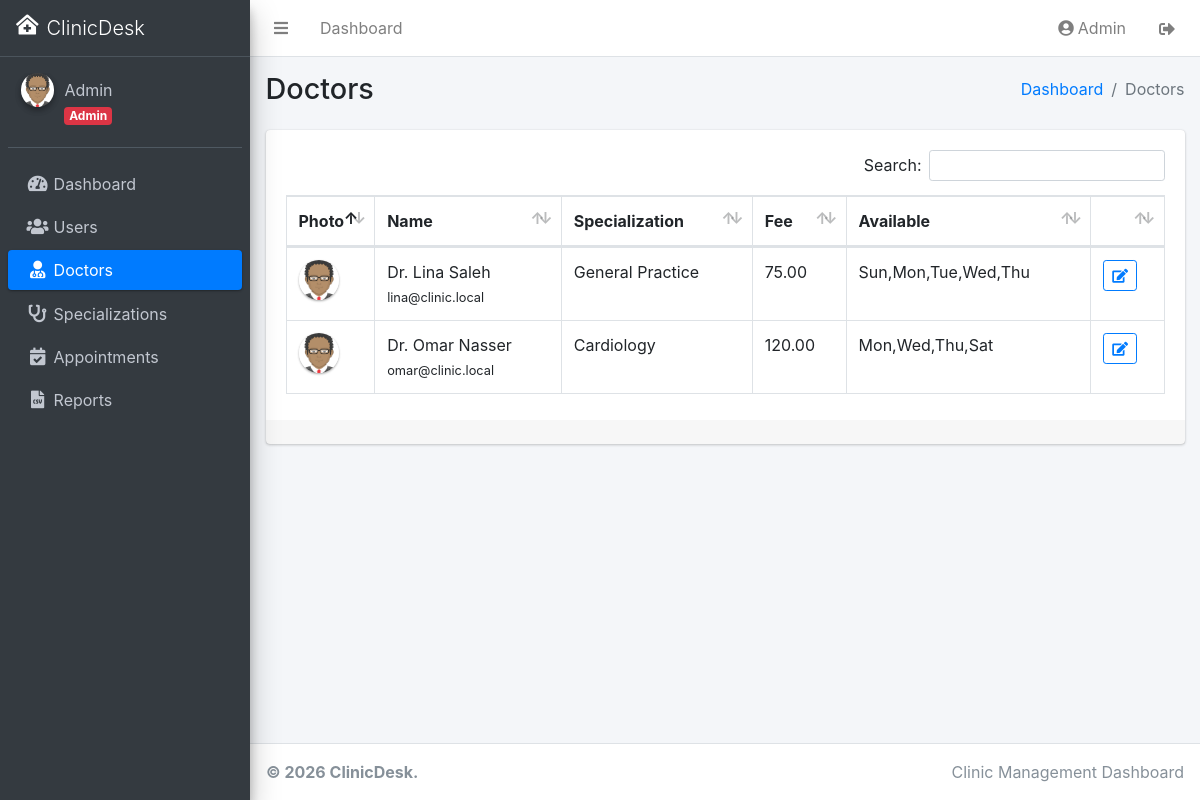
Page /index.php?page=doctors (signed in) on the committed database.
### tables this page shows
CREATE TABLE users (
  id INT UNSIGNED AUTO_INCREMENT PRIMARY KEY,
  name VARCHAR(120) NOT NULL,
  email VARCHAR(180) NOT NULL UNIQUE,
  password VARCHAR(255) NOT NULL,
  role ENUM("admin","doctor","patient") NOT NULL DEFAULT "patient",
  phone VARCHAR(20) DEFAULT NULL,
  avatar VARCHAR(255) DEFAULT NULL,
  is_active TINYINT(1) NOT NULL DEFAULT 1,
  created_at TIMESTAMP NOT NULL DEFAULT CURRENT_TIMESTAMP
);

CREATE TABLE doctors (
  id INT UNSIGNED AUTO_INCREMENT PRIMARY KEY,
  user_id INT UNSIGNED NOT NULL UNIQUE,
  specialization_id INT UNSIGNED NOT NULL,
  bio TEXT DEFAULT NULL,
  consultation_fee DECIMAL(8,2) NOT NULL DEFAULT 0.00,
  available_days VARCHAR(50) NOT NULL DEFAULT "Sun,Mon,Tue,Wed,Thu",
  FOREIGN KEY (user_id) REFERENCES users(id) ON DELETE CASCADE,
  FOREIGN KEY (specialization_id) REFERENCES specializations(id) ON DELETE RESTRICT
);

CREATE TABLE specializations (
  id INT UNSIGNED AUTO_INCREMENT PRIMARY KEY,
  name VARCHAR(100) NOT NULL UNIQUE
);

### core/helpers.php (called while the page is built, shortened)
<?php
function e(mixed $value): string
{
    return htmlspecialchars((string) $value, ENT_QUOTES, 'UTF-8');
}
function url(string $query = ''): string
{
    return BASE_URL . 'index.php' . ($query !== '' ? '?' . ltrim($query, '?') : '');
}
function asset(string $path): string
{
    return BASE_URL . 'public/' . ltrim($path, '/');
}
function upload_url(?string $path): string
{
    if (!$path) {
        return asset('assets/adminlte/dist/img/avatar.png');
    }
    return asset('uploads/' . ltrim($path, '/'));
}
function roleBadge(string $role): string
{
    return match ($role) {
        'admin' => 'danger',
        'doctor' => 'primary',
        default => 'success',
    };
}
function activeMenu(string $page, ?string $action = null): string
{
    $currentPage = $_GET['page'] ?? 'dashboard';
    if ($currentPage !== $page) {
        return '';
    }
    return 'active';
}
function view(string $path, array $data = []): void
{
    extract($data, EXTR_SKIP);
    require dirname(__DIR__) . '/views/' . $path . '.php';
}

### controllers/DoctorController.php (called while the page is built, shortened)
<?php
class DoctorController
{
    public function index(): void
    {
        $page = currentPage();
        $model = new DoctorModel();
        view('doctors/list', [
            'pageTitle' => 'Doctors',
            'doctors' => $model->getAllPaginated($page),
            'paginator' => new Paginator($model->countAll(), ITEMS_PER_PAGE, $page),
        ]);
    }
}

### index.php (called while the page is built, shortened)
<?php
require_once __DIR__ . '/core/helpers.php';
require_once __DIR__ . '/core/Database.php';
require_once __DIR__ . '/core/Auth.php';
require_once __DIR__ . '/models/BaseModel.php';
$action = $_GET['action'] ?? 'index';
$controller = new $routes[$page]();
$method = $action;
$controller->$method();

### core/Database.php (called while the page is built, shortened)
<?php
final class Database
{
    private static ?Database $instance = null;
    private mysqli $conn;
    private function __construct()
    {
        $this->conn = new mysqli(DB_HOST, DB_USER, DB_PASS, DB_NAME);
    }
    public static function getInstance(): self
    {
        if (self::$instance === null) {
            self::$instance = new self();
        }
        return self::$instance;
    }
    public function query(string $sql, string $types = '', array $params = []): mysqli_result|bool
    {
        $stmt = $this->conn->prepare($sql);
        if ($types !== '') {
            $refs = [$types];
            foreach ($params as $key => $value) {
                $refs[] = &$params[$key];
            }
            if (!call_user_func_array([$stmt, 'bind_param'], $refs)) {
                throw new RuntimeException('Database query parameters could not be bound.');
            }
        }
        if (!$stmt->execute()) {
            throw new RuntimeException('Database query failed.');
        }
        if (preg_match('/^\s*(SELECT|SHOW|DESCRIBE|EXPLAIN)\b/i', $sql)) {
            return $stmt->get_result();
        }
        return true;
    }
}

### core/Auth.php (called while the page is built, shortened)
<?php
final class Auth
{
    public static function currentUser(): ?array
    {
        return $_SESSION['user'] ?? null;
    }
    public static function id(): int
    {
        return (int) ($_SESSION['user']['id'] ?? 0);
    }
    public static function role(): string
    {
        return (string) ($_SESSION['user']['role'] ?? '');
    }
}

### models/BaseModel.php (called while the page is built, shortened)
<?php
abstract class BaseModel
{
    protected Database $db;
    public function __construct()
    {
        $this->db = Database::getInstance();
    }
    protected function execute(string $sql, string $types = '', array $params = []): mysqli_result|bool
    {
        return $this->db->query($sql, $types, $params);
    }
    protected function fetchOne(string $sql, string $types = '', array $params = []): ?array
    {
        $result = $this->execute($sql, $types, $params);
        $row = $result instanceof mysqli_result ? $result->fetch_assoc() : null;
        return $row ?: null;
    }
    protected function fetchAll(string $sql, string $types = '', array $params = []): array
    {
        $result = $this->execute($sql, $types, $params);
        return $result instanceof mysqli_result ? $result->fetch_all(MYSQLI_ASSOC) : [];
    }
}

### models/UserModel.php (called while the page is built, shortened)
<?php
class UserModel extends BaseModel
{
    public function findById(int $id): ?array
    {
        return $this->fetchOne('SELECT * FROM users WHERE id = ?', 'i', [$id]);
    }
}

### models/DoctorModel.php (called while the page is built, shortened)
<?php
class DoctorModel extends BaseModel
{
    private string $selectJoin = 'SELECT d.*, u.name, u.email, u.phone, u.avatar, s.name AS specialization
        FROM doctors d
        INNER JOIN users u ON u.id = d.user_id
        INNER JOIN specializations s ON s.id = d.specialization_id';
    public function getAllPaginated(int $page): array
    {
        return $this->fetchAll(
            $this->selectJoin . ' ORDER BY u.name ASC LIMIT ? OFFSET ?',
            'ii',
            [ITEMS_PER_PAGE, max(0, ($page - 1) * ITEMS_PER_PAGE)]
        );
    }
}

### views/doctors/list.php (the view, shortened to what this page needs)
<?php
require dirname(__DIR__) . '/partials/header.php';
require dirname(__DIR__) . '/partials/navbar.php';
require dirname(__DIR__) . '/partials/sidebar.php';
?>
<div class="content-wrapper">
  <?php require dirname(__DIR__) . '/partials/content_header.php'; ?>
  <section class="content">
    <div class="container-fluid">
      <div class="card">
        <div class="card-body table-responsive">
          <table class="table table-bordered table-hover js-data-table">
            <thead><tr><th>Photo</th><th>Name</th><th>Specialization</th><th>Fee</th><th>Available</th><th></th></tr></thead>
            <tbody>
            <?php foreach ($doctors as $doctor): ?>
              <tr>
                <td style="width:56px"><img src="<?= e(upload_url($doctor['avatar'])) ?>" class="img-circle elevation-1" width="40" height="40" alt=""></td>
                <td><?= e($doctor['name']) ?><br><small><?= e($doctor['email']) ?></small></td>
                <td><?= e($doctor['specialization']) ?></td>
                <td><?= e(number_format((float) $doctor['consultation_fee'], 2)) ?></td>
                <td><?= e($doctor['available_days']) ?></td>
                <td><a href="<?= e(url('page=doctors&action=edit&id=' . $doctor['id'])) ?>" class="btn btn-sm btn-outline-primary" title="Edit"><i class="fas fa-edit"></i></a></td>
              </tr>
            <?php endforeach; ?>
            </tbody>
          </table>
        </div>
        <div class="card-footer"><?php require dirname(__DIR__) . '/partials/pagination.php'; ?></div>
      </div>
    </div>
  </section>
</div>
<?php require dirname(__DIR__) . '/partials/footer.php'; ?>

### views/partials/sidebar.php (shortened to what this page needs)
<?php $role = Auth::role(); ?>
<aside class="main-sidebar sidebar-dark-primary elevation-4">
  <a href="<?= e(url('page=dashboard')) ?>" class="brand-link">
    <i class="fas fa-clinic-medical brand-image ml-2 mt-1"></i>
    <span class="brand-text font-weight-light"><?= e(APP_NAME) ?></span>
  </a>
  <div class="sidebar">
    <div class="user-panel mt-3 pb-3 mb-3 d-flex">
      <div class="image">
        <img src="<?= e(upload_url((new UserModel())->findById(Auth::id())['avatar'] ?? null)) ?>" class="img-circle elevation-2" alt="">
      </div>
      <div class="info">
        <a href="<?= e(url('page=users&action=profile')) ?>" class="d-block"><?= e($user['name'] ?? '') ?></a>
        <span class="badge badge-<?= e(roleBadge($role)) ?>"><?= e(ucfirst($role)) ?></span>
      </div>
    </div>
    <nav class="mt-2">
      <ul class="nav nav-pills nav-sidebar flex-column" data-widget="treeview" role="menu">
        <li class="nav-item">
          <a href="<?= e(url('page=dashboard')) ?>" class="nav-link <?= e(activeMenu('dashboard')) ?>">
            <i class="nav-icon fas fa-tachometer-alt"></i><p>Dashboard</p>
          </a>
        </li>
        <?php if ($role === 'admin'): ?>
          <li class="nav-item">
            <a href="<?= e(url('page=users')) ?>" class="nav-link <?= e(activeMenu('users', 'index')) ?>">
              <i class="nav-icon fas fa-users"></i><p>Users</p>
            </a>
          </li>
          <li class="nav-item">
            <a href="<?= e(url('page=doctors')) ?>" class="nav-link <?= e(activeMenu('doctors')) ?>">
              <i class="nav-icon fas fa-user-md"></i><p>Doctors</p>
            </a>
          </li>
          <li class="nav-item">
            <a href="<?= e(url('page=specializations')) ?>" class="nav-link <?= e(activeMenu('specializations')) ?>">
              <i class="nav-icon fas fa-stethoscope"></i><p>Specializations</p>
            </a>
          </li>
          <li class="nav-item">
            <a href="<?= e(url('page=appointments')) ?>" class="nav-link <?= e(activeMenu('appointments')) ?>">
              <i class="nav-icon fas fa-calendar-check"></i><p>Appointments</p>
            </a>
          </li>
          <li class="nav-item">
            <a href="<?= e(url('page=reports')) ?>" class="nav-link <?= e(activeMenu('reports')) ?>">
              <i class="nav-icon fas fa-file-csv"></i><p>Reports</p>
            </a>
          </li>
        <?php endif; ?>
      </ul>
    </nav>
  </div>
</aside>

### rows in the picture
users: name "Admin"
doctors: user.name "Dr. Lina Saleh", user.email "lina@clinic.local", specialization.name "General Practice", consultation_fee "75.00", available_days "Sun,Mon,Tue,Wed,Thu"
doctors: user.name "Dr. Omar Nasser", user.email "omar@clinic.local", specialization.name "Cardiology", consultation_fee "120.00", available_days "Mon,Wed,Thu,Sat"

### other values in the picture
$user['name'] "Admin"
APP_NAME "ClinicDesk"
$headerTitle "Doctors"
$breadcrumbTitle "Doctors"
